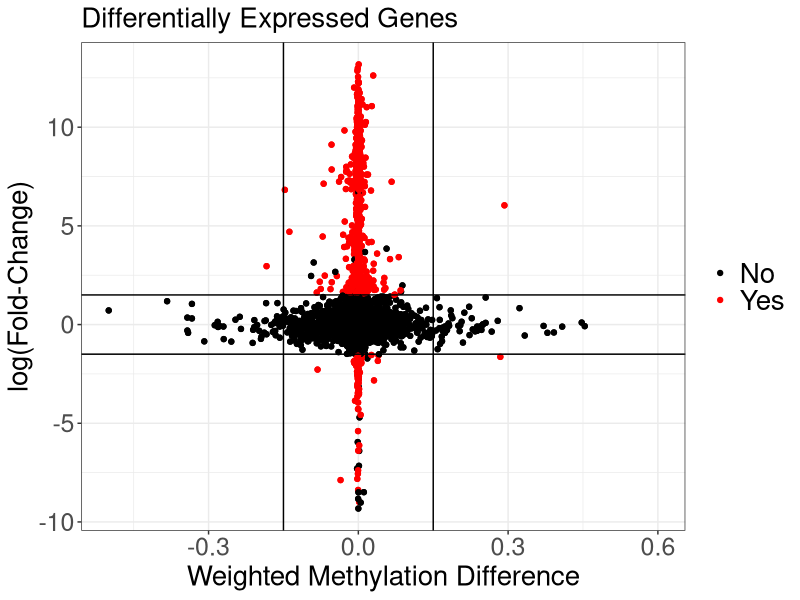
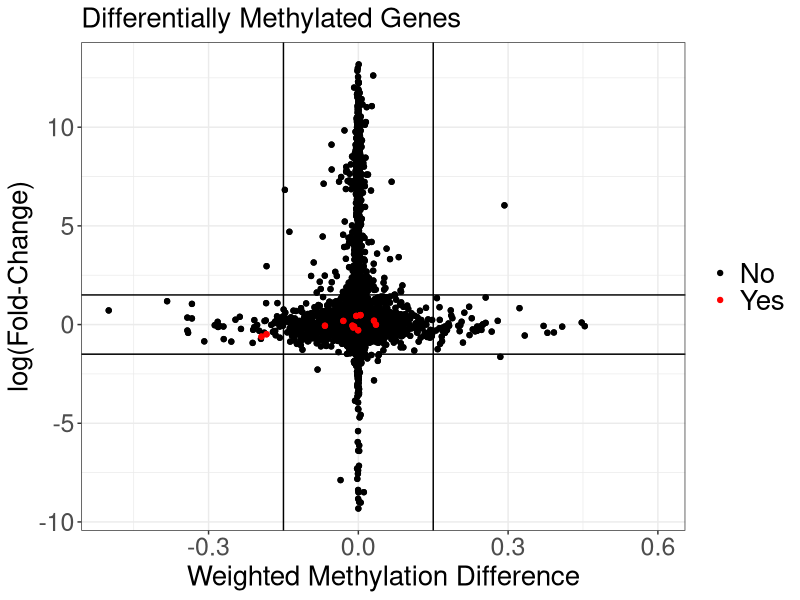
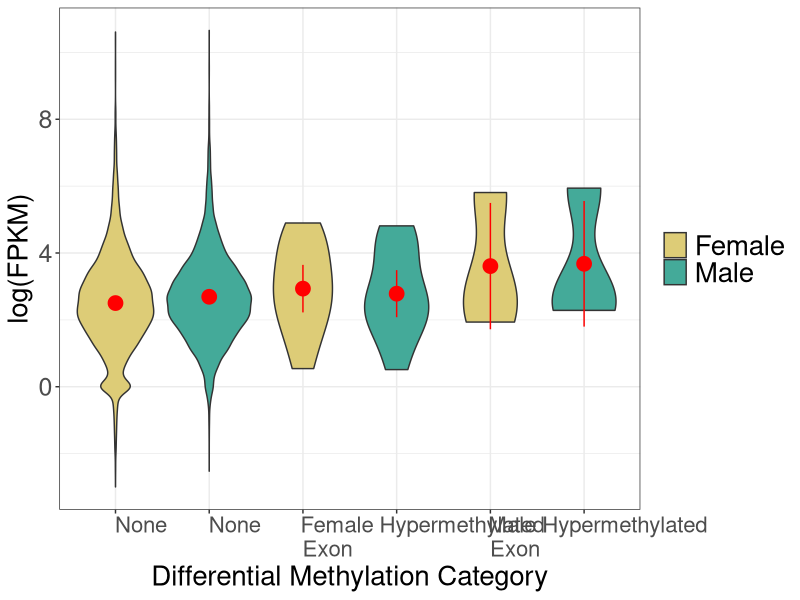
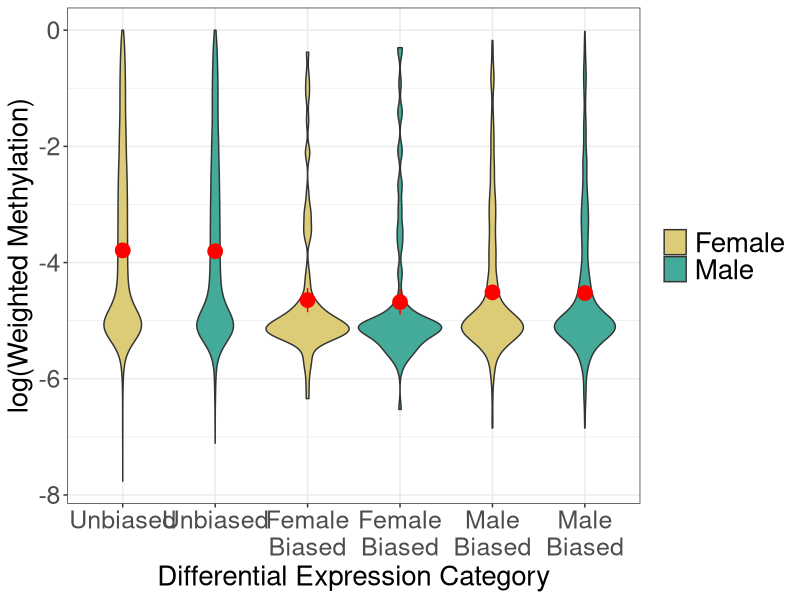

These charts were generated, in order, by the following R code:
# ---------------------------------------------------------------
# Relationship between differential methylation and differential exp
# ---------------------------------------------------------------

library(readr)
library(ggplot2)
library(reshape2)
library(Hmisc)
library(tidyr)
library(multcomp)
library(UpSetR)
library(stringr)

# ---------------------------------------------------------------
# Read in all data

all_methylation_expression_data <- read_delim("all_methylation_expression_data.txt", 
                                              "\t", escape_double = FALSE, trim_ws = TRUE)

# Calculate the difference in weighted methylation between the sexes
weighted_meth <- all_methylation_expression_data[,c(1,2,9)]
weighted_meth <- weighted_meth[!duplicated(weighted_meth),]
weighted_meth <- spread(weighted_meth, sex, weighted_meth)
weighted_meth$meth_diff <- as.numeric(weighted_meth$male - weighted_meth$female)
weighted_meth <- weighted_meth[,c(1,4)]

all <- merge(all_methylation_expression_data, weighted_meth, by = "gene_id", all=T)

# ---------------------------------------------------------------
# Are there any genes which are both differentially expressed and differentially methylated?

genes <- all[!(all$diff_exp=="no") & !(all$hypermeth_cat=="none"),] # 0

# ---------------------------------------------------------------
# Scatter plots of all differential data coloured by differential gene expression

# Remove one non-significant outlier to make a more visually appealing graph
all$logFC <- as.numeric(all$logFC)
all <- all[!(all$logFC < -15),]

# Scatter plot all data and colour differentially expressed genes
ggplot(all, aes(x=meth_diff, y=logFC, colour=diff_exp))+
  geom_point()+
  xlab("Weighted Methylation Difference")+
  ylab("log(Fold-Change)")+
  theme_bw()+
  ggtitle("Differentially Expressed Genes")+
  scale_colour_manual("", breaks=c("no", "yes"),
                      values = c("black","red"),
                      labels= c("No", "Yes"))+
  theme(axis.text.y=element_text(size=18),
        axis.text.x=element_text(size=18),
        axis.title.y=element_text(size=20),
        axis.title.x = element_text(size=20),
        plot.title=element_text(size = 20),
        legend.text = element_text(size=20),
        legend.title = element_blank())+
  geom_vline(xintercept=0.15)+
  geom_vline(xintercept=-0.15)+
  geom_hline(yintercept = 1.5)+
  geom_hline(yintercept = -1.5)+
  xlim(-0.5,0.6)

# ---------------------------------------------------------------
# Scatter plots of all differential data coloured by differential methylation

# Add categories for easier plot colouring
all$diff_meth_cat <- "yes"
all$diff_meth_cat[all$hypermethylated=="none"] <- "no"

# Order so we can see the coloured dots on the graph
ordered <- all[order(all$diff_meth_cat),]

ggplot(ordered, aes(x=meth_diff, y=logFC, colour=diff_meth_cat))+
  geom_point()+
  xlab("Weighted Methylation Difference")+
  ylab("log(Fold-Change)")+
  theme_bw()+
  ggtitle("Differentially Methylated Genes")+
  scale_colour_manual("", breaks=c("no", "yes"),
                      values = c("black","red"),
                      labels= c("No", "Yes"))+
  theme(axis.text.y=element_text(size=18),
        axis.text.x=element_text(size=18),
        axis.title.y=element_text(size=20),
        axis.title.x = element_text(size=20),
        plot.title=element_text(size = 20),
        legend.text = element_text(size=20),
        legend.title = element_blank())+
  geom_vline(xintercept=0.15)+
  geom_vline(xintercept=-0.15)+
  geom_hline(yintercept = 1.5)+
  geom_hline(yintercept = -1.5)+
  xlim(-0.5,0.6)

# ---------------------------------------------------------------
# Look at the same data in violin plot format
# ---------------------------------------------------------------

# Define confidence interval function
condifence_intervals <- function(x) {
  m <- mean(x)
  sd1 <- sd(x)
  n <- length(x)
  error <- qnorm(0.95)*sd1/sqrt(n)
  ymin <- m-error
  ymax <- m+error
  return(c(y=m,ymin=ymin,ymax=ymax))
}

# ---------------------------------------------------------------
# Examine the expression levels of differentially methylated genes

all$plot_cat <- paste(all$hypermethylated, all$sex, sep="_")

ggplot(all, aes(x=plot_cat, y=logFPKM))+
  geom_violin(aes(fill=sex))+
  xlab("Differential Methylation Category")+
  ylab("log(FPKM)")+
  stat_summary(fun.data=condifence_intervals, color="red",size=1)+
  scale_fill_manual(breaks = c("female","male"),labels=c("Female","Male"),
                    values=c("#DDCC77","#44AA99"))+
  scale_x_discrete(limits=c("none_female","none_male","female_female","female_male",
                            "male_female","male_male"),
                   labels=c("None", "None","Female Hypermethylated \nExon","", "Male Hypermethylated \nExon",""))+
  theme_bw()+
  theme(axis.text.y=element_text(size=18),
        axis.text.x=element_text(size=16, hjust=0.01),
        axis.title.y=element_text(size=20),
        axis.title.x = element_text(size=20),
        plot.title=element_text(size = 20),
        legend.text = element_text(size=20),
        legend.title = element_blank())


# Are there significant differences in gene expression between genes with
# differentially methylated exons between the sexes?
all$sex <- as.factor(all$sex)
all$hypermethylated <- as.factor(all$hypermethylated)

model1<-lm(FPKM ~ sex * hypermethylated, data=all) # No sig interaction
model2<-lm(FPKM ~ sex + hypermethylated, data=all)
summary.lm(model2) # Nope

# ---------------------------------------------------------------
# Examine the methylation levels of differentially expressed genes

all$log_meth <- log(all$weighted_meth)

# Make larger categories of types of differentially expressed genes for nicer plots
all$higher_cat <- "unbiased"
all$higher_cat[all$category=="male_biased"] <- "male_biased"
all$higher_cat[all$category=="male_limited"] <- "male_biased"
all$higher_cat[all$category=="male_biased_extreme"] <- "male_biased"
all$higher_cat[all$category=="female_biased"] <- "female_biased"
all$higher_cat[all$category=="female_limited"] <- "female_biased"
all$plot_column <- paste0(all$sex,"_",all$higher_cat)

ggplot(all, aes(x=plot_column, y=log_meth)) + 
  geom_violin( aes(fill=sex))+
  stat_summary(fun.data=condifence_intervals, color="red",size=1)+
  xlab("Differential Expression Category")+
  ylab("log(Weighted Methylation)")+
  scale_fill_manual(breaks = c("female","male"),labels=c("Female","Male"),
                    values=c("#DDCC77","#44AA99"))+
  scale_x_discrete(limits=c("female_unbiased","male_unbiased", "female_female_biased",
                            "male_female_biased","female_male_biased","male_male_biased"),
                   labels=c("Unbiased", "Unbiased",
                            "Female\nBiased", "Female\nBiased",
                            "Male\nBiased","Male\nBiased"))+
  theme_bw()+
  theme(axis.text.y=element_text(size=18),
        axis.text.x=element_text(size=18),
        axis.title.y=element_text(size=20),
        axis.title.x = element_text(size=20),
        plot.title=element_text(size = 20),
        legend.text = element_text(size=20),
        legend.title = element_blank())

# Stats
model1<-lm(weighted_meth ~ sex * higher_cat, data=all) # No sig interaction
model2<-lm(weighted_meth ~ sex + higher_cat, data=all)
summary.lm(model2) # Sig: differentially expressed genes have lower methylation than non-differentially expressed genes
